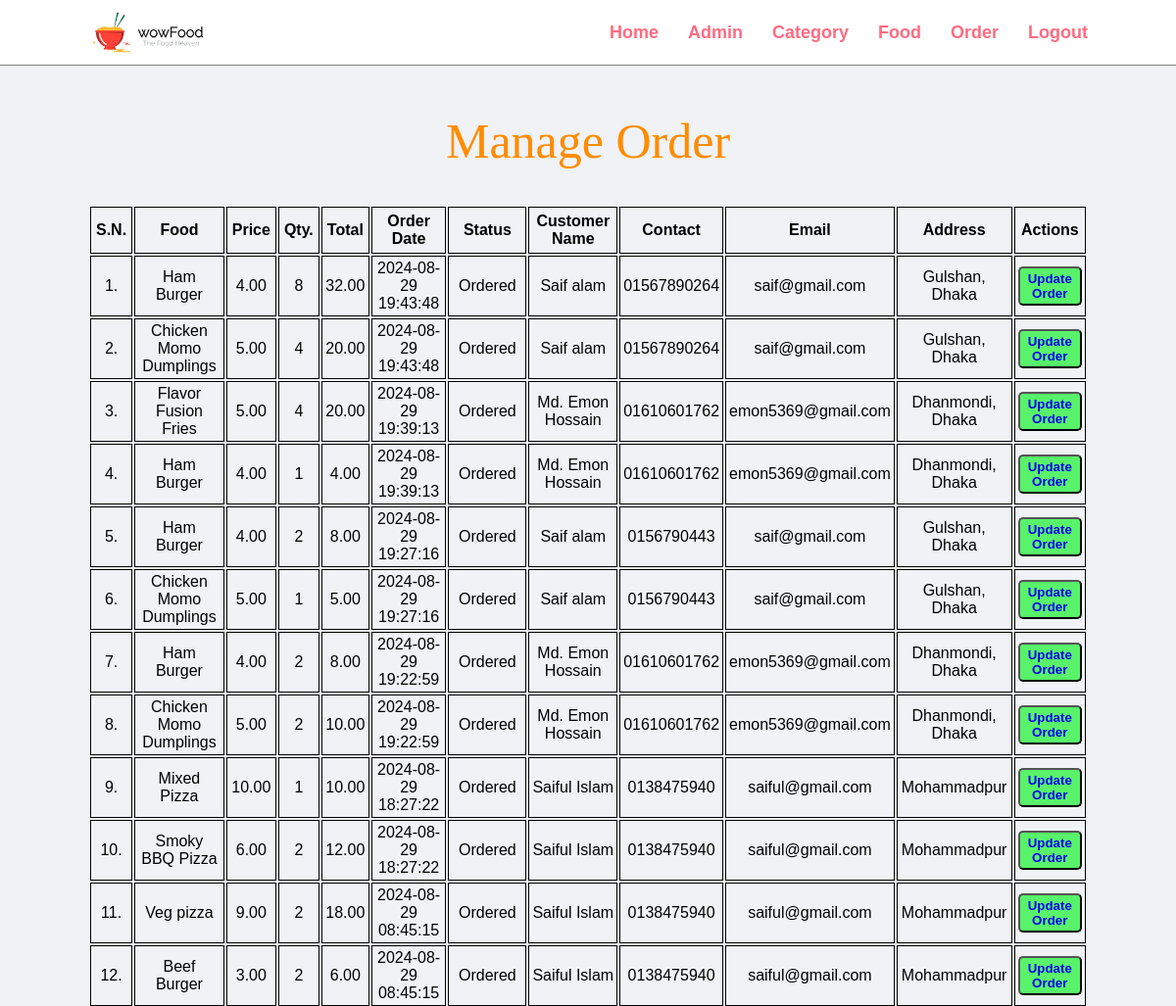
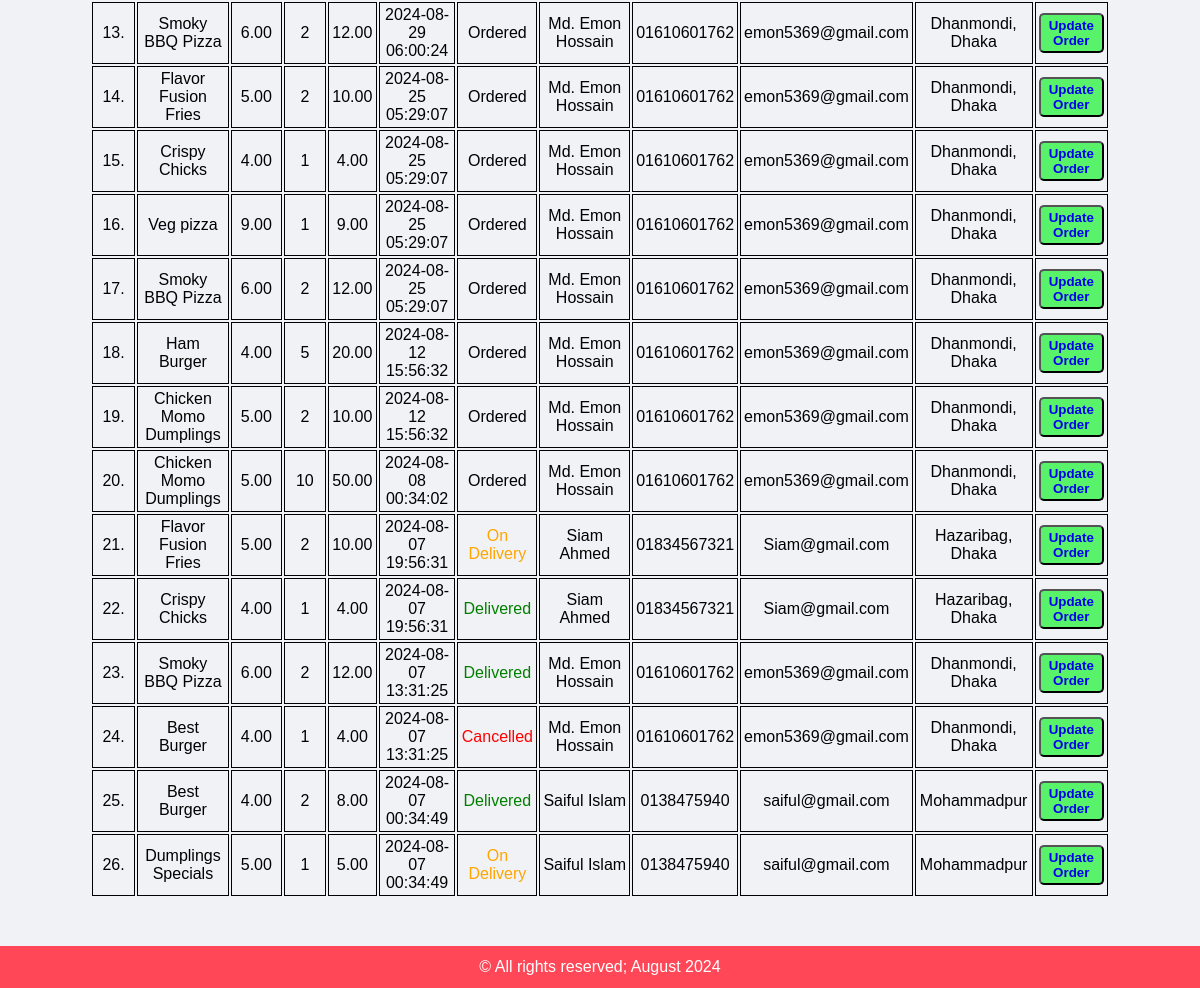
The page /food-admin/admin/manage-order.php (signed in) on the database as committed earlier (2 pictures, top to bottom).
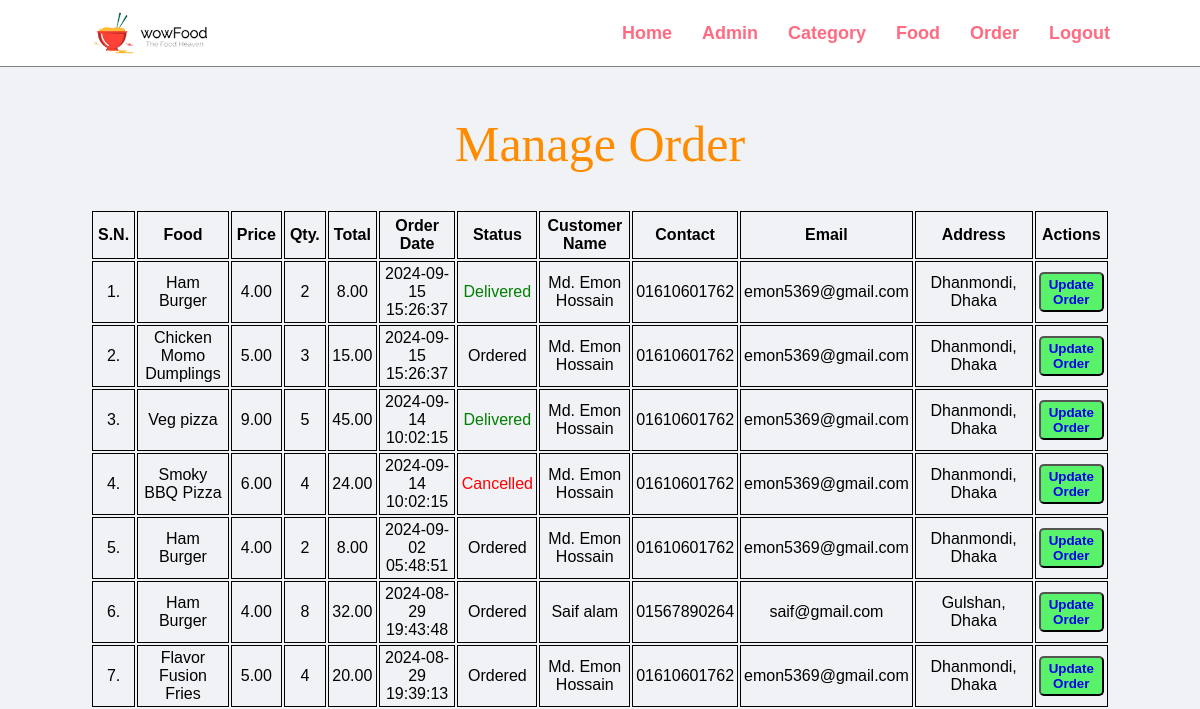
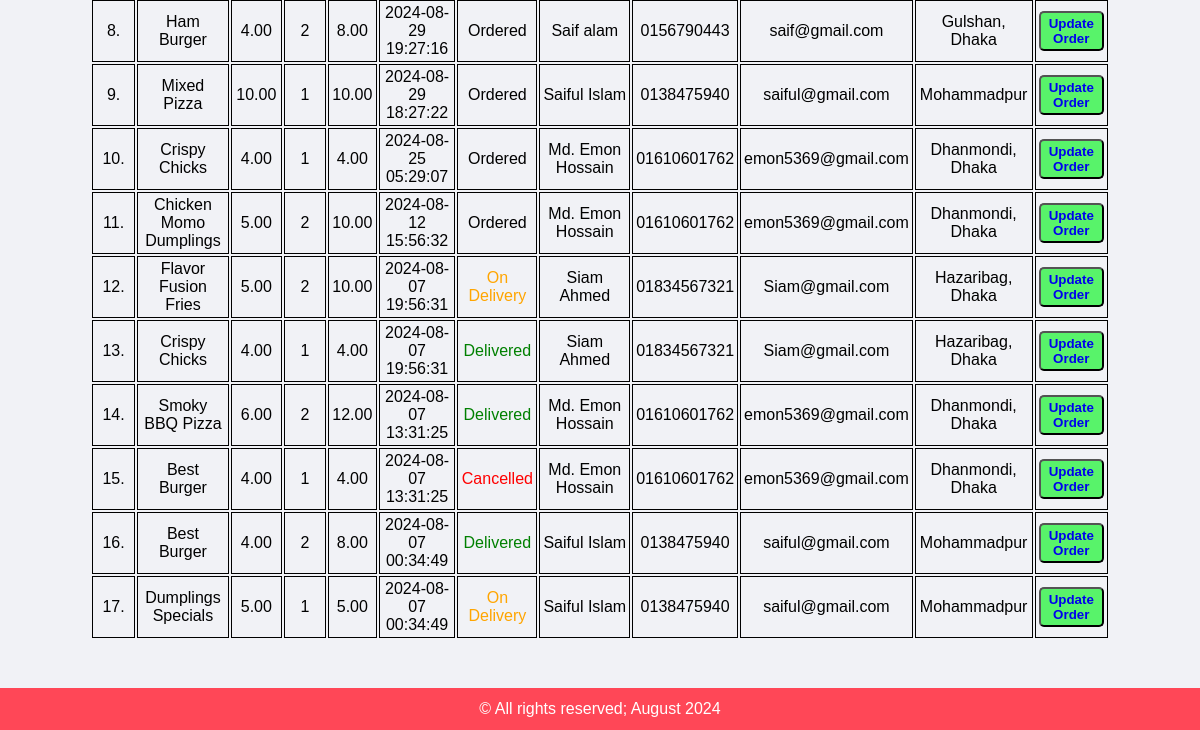
The same page on the database as committed later (2 pictures, top to bottom).
### tables this page shows
CREATE TABLE `tbl_order` (
  `id` int(10) UNSIGNED NOT NULL,
  `food` varchar(150) NOT NULL,
  `price` decimal(10,2) NOT NULL,
  `qty` int(11) NOT NULL,
  `total` decimal(10,2) NOT NULL,
  `order_date` datetime NOT NULL,
  `status` varchar(50) NOT NULL,
  `customer_name` varchar(150) NOT NULL,
  `customer_contact` varchar(20) NOT NULL,
  `customer_email` varchar(150) NOT NULL,
  `customer_address` varchar(255) NOT NULL
);

### food-admin/admin/manage-order.php (the view, shortened to what this page needs)
<?php include('partials/menu.php'); ?>
<div class="main-content">
    <div class="wrapper">
        <h1 class="heading">Manage Order</h1>
                <br />
                <br>
                <table class="tbl-full">
                    <tr>
                        <th>S.N.</th>
                        <th>Food</th>
                        <th>Price</th>
                        <th>Qty.</th>
                        <th>Total</th>
                        <th>Order Date</th>
                        <th>Status</th>
                        <th>Customer Name</th>
                        <th>Contact</th>
                        <th>Email</th>
                        <th>Address</th>
                        <th>Actions</th>
                    </tr>
                    <?php
                        $sql = "SELECT * FROM tbl_order ORDER BY id DESC";
                        $res = mysqli_query($conn, $sql);
                        $count = mysqli_num_rows($res);
                        $sn = 1;
                        if($count>0)
                        {
                            while($row=mysqli_fetch_assoc($res))
                            {
                                $id = $row['id'];
                                $food = $row['food'];
                                $price = $row['price'];
                                $qty = $row['qty'];
                                $total = $row['total'];
                                $order_date = $row['order_date'];
                                $status = $row['status'];
                                $customer_name = $row['customer_name'];
                                $customer_contact = $row['customer_contact'];
                                $customer_email = $row['customer_email'];
                                $customer_address = $row['customer_address'];
                                ?>
                                    <tr>
                                        <td><?php echo $sn++; ?>. </td>
                                        <td><?php echo $food; ?></td>
                                        <td><?php echo $price; ?></td>
                                        <td><?php echo $qty; ?></td>
                                        <td><?php echo $total; ?></td>
                                        <td><?php echo $order_date; ?></td>
                                        <td>
                                            <?php
                                                if($status=="Ordered")
                                                {
                                                    echo "<label>$status</label>";
                                                }
                                                elseif($status=="On Delivery")
                                                {
                                                    echo "<label style='color: orange;'>$status</label>";
                                                }
                                                elseif($status=="Delivered")
                                                {
                                                    echo "<label style='color: green;'>$status</label>";
                                                }
                                                elseif($status=="Cancelled")
                                                {
                                                    echo "<label style='color: red;'>$status</label>";
                                                }
                                            ?>
                                        </td>
                                        <td><?php echo $customer_name; ?></td>
                                        <td><?php echo $customer_contact; ?></td>
                                        <td><?php echo $customer_email; ?></td>
                                        <td><?php echo $customer_address; ?></td>
                                        <td>
                                            <button class="btn-secondary">
                                            <a style="text-decoration: none;" href="<?php echo SITEURL; ?>admin/update-order.php?id=<?php echo $id; ?>">Update Order
                                            </a>
                                            </button>
                                        </td>
                                    </tr>
                                <?php
                            }
                        }
                        else
                        {
                            echo "<tr><td colspan='12' class='error'>Orders not Available</td></tr>";
                        }
                    ?>
                </table>
    </div>
</div>
<?php include('partials/footer.php'); ?>

### food-admin/admin/partials/menu.php (shortened to what this page needs)
<html>
    <head>
        <link rel="stylesheet" href="../css/admin.css">
    </head>
    <body>
        <div class="menu">
            <div class="wrapper flex">
                <a href="index.php"><img class="logo" src="./img/logo.png" alt="logo"></a>
                <ul class="flex">
                    <li><a href="index.php">Home</a></li>
                    <li><a href="manage-admin.php">Admin</a></li>
                    <li><a href="manage-category.php">Category</a></li>
                    <li><a href="manage-food.php">Food</a></li>
                    <li><a href="manage-order.php">Order</a></li>
                    <li><a href="logout.php">Logout</a></li>
                </ul>
            </div>
        </div>

### food-admin/admin/partials/footer.php
<div class="footer">
            <div class="wrapper">
                <p class="text-center">© All rights reserved; August 2024</p>
            </div>
        </div>
    </body>
</html>

### food-admin/css/admin.css (style rules this page uses)
* { margin: 0; padding: 0; font-family: Arial, Helvetica, sans-serif; }
.wrapper { padding: 1%; width: 85%; margin: auto; }
.flex { display: flex; align-items: center; justify-content: space-between; gap: 30px; }
.logo { width: 60%; }
.text-center { text-align: center; }
.heading { text-align: center; font: 50px italic; color: darkorange; }
.tbl-full { width: 100%; }
table tr th { border: 1px solid black; padding: 5px; text-align: center; }
table tr td { border: 1px solid black; padding: 3px; text-align: center; }
.btn-secondary { background-color: #58f36a; padding: 3px 6px; border-radius: 5px; color: black; text-decoration: none; font-weight: bold; }
.menu { border-bottom: 1px solid grey; }
.menu ul { list-style-type: none; }
.menu ul li a { text-decoration: none; font-size: 18px; font-weight: bold; color: #ff6b81; }
.main-content { min-height: 71vh; background-color: #f1f2f6; padding: 3% 0; }
.footer { background-color: #ff4757; color: white; margin-top: auto; }

Rows that differ between the two databases and show on the page:
removed tbl_order: food "Chicken Momo Dumplings", price "5.00", qty "4", total "20.00", order_date "2024-08-29 19:43:48", status "Ordered", customer_name "Saif alam", customer_contact "01567890264", customer_email "saif@gmail.com", customer_address "Gulshan, Dhaka"
removed tbl_order: food "Ham Burger", price "4.00", qty "1", total "4.00", order_date "2024-08-29 19:39:13", status "Ordered", customer_name "Md. Emon Hossain", customer_contact "01610601762", customer_email "emon5369@gmail.com", customer_address "Dhanmondi, Dhaka"
removed tbl_order: food "Chicken Momo Dumplings", price "5.00", qty "1", total "5.00", order_date "2024-08-29 19:27:16", status "Ordered", customer_name "Saif alam", customer_contact "0156790443", customer_email "saif@gmail.com", customer_address "Gulshan, Dhaka"
removed tbl_order: food "Ham Burger", price "4.00", qty "2", total "8.00", order_date "2024-08-29 19:22:59", status "Ordered", customer_name "Md. Emon Hossain", customer_contact "01610601762", customer_email "emon5369@gmail.com", customer_address "Dhanmondi, Dhaka"
removed tbl_order: food "Chicken Momo Dumplings", price "5.00", qty "2", total "10.00", order_date "2024-08-29 19:22:59", status "Ordered", customer_name "Md. Emon Hossain", customer_contact "01610601762", customer_email "emon5369@gmail.com", customer_address "Dhanmondi, Dhaka"
removed tbl_order: food "Smoky BBQ Pizza", price "6.00", qty "2", total "12.00", order_date "2024-08-29 18:27:22", status "Ordered", customer_name "Saiful Islam", customer_contact "0138475940", customer_email "saiful@gmail.com", customer_address "Mohammadpur"
removed tbl_order: food "Veg pizza", price "9.00", qty "2", total "18.00", order_date "2024-08-29 08:45:15", status "Ordered", customer_name "Saiful Islam", customer_contact "0138475940", customer_email "saiful@gmail.com", customer_address "Mohammadpur"
removed tbl_order: food "Beef Burger", price "3.00", qty "2", total "6.00", order_date "2024-08-29 08:45:15", status "Ordered", customer_name "Saiful Islam", customer_contact "0138475940", customer_email "saiful@gmail.com", customer_address "Mohammadpur"
removed tbl_order: food "Smoky BBQ Pizza", price "6.00", qty "2", total "12.00", order_date "2024-08-29 06:00:24", status "Ordered", customer_name "Md. Emon Hossain", customer_contact "01610601762", customer_email "emon5369@gmail.com", customer_address "Dhanmondi, Dhaka"
removed tbl_order: food "Flavor Fusion Fries", price "5.00", qty "2", total "10.00", order_date "2024-08-25 05:29:07", status "Ordered", customer_name "Md. Emon Hossain", customer_contact "01610601762", customer_email "emon5369@gmail.com", customer_address "Dhanmondi, Dhaka"
removed tbl_order: food "Veg pizza", price "9.00", qty "1", total "9.00", order_date "2024-08-25 05:29:07", status "Ordered", customer_name "Md. Emon Hossain", customer_contact "01610601762", customer_email "emon5369@gmail.com", customer_address "Dhanmondi, Dhaka"
removed tbl_order: food "Smoky BBQ Pizza", price "6.00", qty "2", total "12.00", order_date "2024-08-25 05:29:07", status "Ordered", customer_name "Md. Emon Hossain", customer_contact "01610601762", customer_email "emon5369@gmail.com", customer_address "Dhanmondi, Dhaka"
removed tbl_order: food "Ham Burger", price "4.00", qty "5", total "20.00", order_date "2024-08-12 15:56:32", status "Ordered", customer_name "Md. Emon Hossain", customer_contact "01610601762", customer_email "emon5369@gmail.com", customer_address "Dhanmondi, Dhaka"
removed tbl_order: food "Chicken Momo Dumplings", price "5.00", qty "10", total "50.00", order_date "2024-08-08 00:34:02", status "Ordered", customer_name "Md. Emon Hossain", customer_contact "01610601762", customer_email "emon5369@gmail.com", customer_address "Dhanmondi, Dhaka"
added tbl_order: food "Ham Burger", price "4.00", qty "2", total "8.00", order_date "2024-09-15 15:26:37", status "Delivered", customer_name "Md. Emon Hossain", customer_contact "01610601762", customer_email "emon5369@gmail.com", customer_address "Dhanmondi, Dhaka"
added tbl_order: food "Chicken Momo Dumplings", price "5.00", qty "3", total "15.00", order_date "2024-09-15 15:26:37", status "Ordered", customer_name "Md. Emon Hossain", customer_contact "01610601762", customer_email "emon5369@gmail.com", customer_address "Dhanmondi, Dhaka"
added tbl_order: food "Veg pizza", price "9.00", qty "5", total "45.00", order_date "2024-09-14 10:02:15", status "Delivered", customer_name "Md. Emon Hossain", customer_contact "01610601762", customer_email "emon5369@gmail.com", customer_address "Dhanmondi, Dhaka"
added tbl_order: food "Smoky BBQ Pizza", price "6.00", qty "4", total "24.00", order_date "2024-09-14 10:02:15", status "Cancelled", customer_name "Md. Emon Hossain", customer_contact "01610601762", customer_email "emon5369@gmail.com", customer_address "Dhanmondi, Dhaka"
added tbl_order: food "Ham Burger", price "4.00", qty "2", total "8.00", order_date "2024-09-02 05:48:51", status "Ordered", customer_name "Md. Emon Hossain", customer_contact "01610601762", customer_email "emon5369@gmail.com", customer_address "Dhanmondi, Dhaka"
